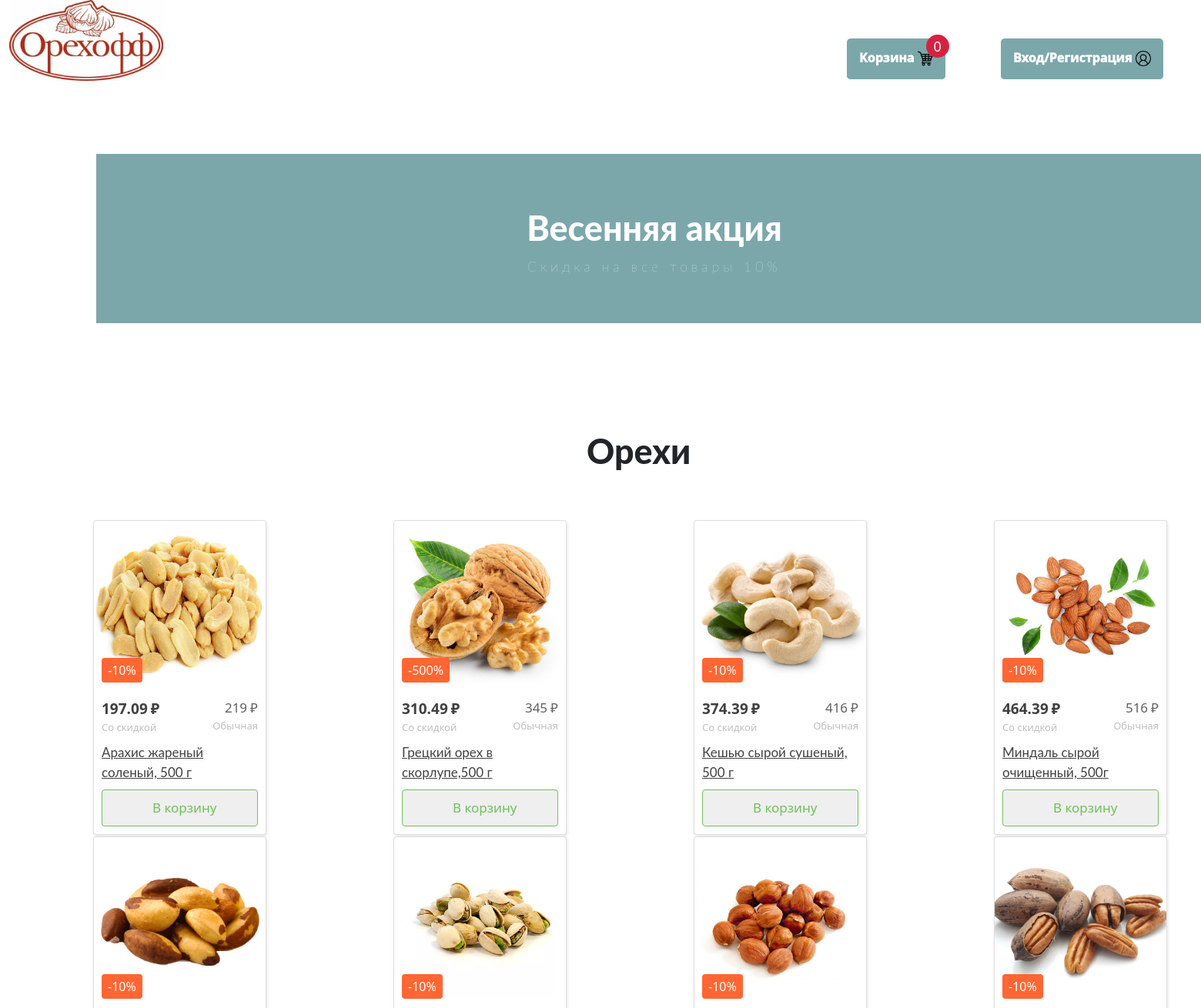
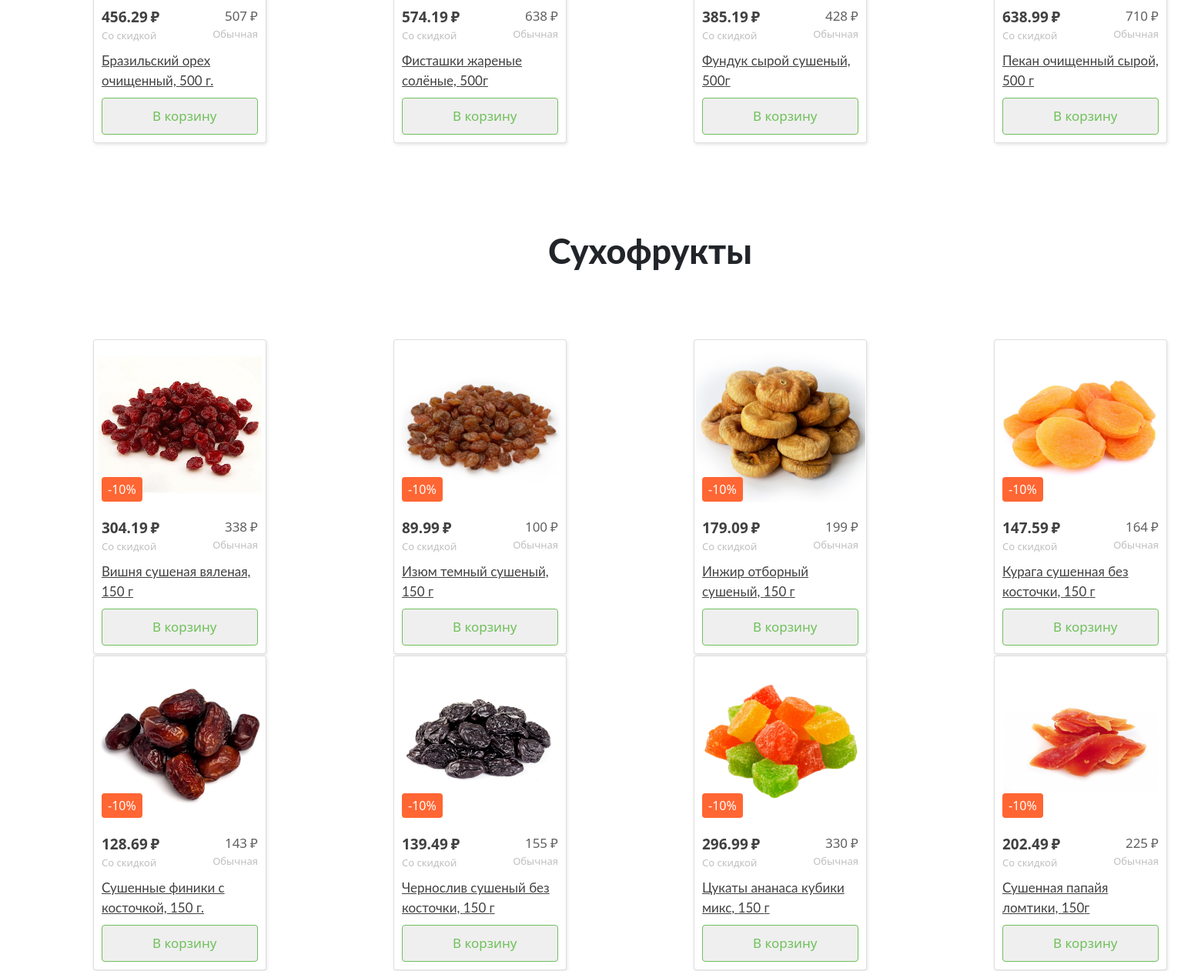
The page / on the database its author committed (2 pictures, top to bottom).
### data/nuts.py (models this page shows)
class Nut(SqlAlchemyBase):
    __tablename__ = 'nuts'
    id = sqlalchemy.Column(sqlalchemy.Integer,
                           primary_key=True, autoincrement=True)
    name = sqlalchemy.Column(sqlalchemy.String)
    price = sqlalchemy.Column(sqlalchemy.Integer)
    mass = sqlalchemy.Column(sqlalchemy.Integer)
    discount_perc = sqlalchemy.Column(sqlalchemy.Integer)

### main.py (the view)
@app.route("/")
def start():
    data0 = nut_info('Арахис')
    data1 = nut_info('Грецкий')
    data2 = nut_info('Кешью')
    data3 = nut_info('Миндаль')
    data4 = nut_info('Бразильский')
    data5 = nut_info('Фисташки')
    data6 = nut_info('Фундук')
    data7 = nut_info('Пекан')
    data8 = nut_info('Вишня')
    data9 = nut_info('Изюм')
    data10 = nut_info('Инжир')
    data11 = nut_info('Курага')
    data12 = nut_info('Финик')
    data13 = nut_info('Чернослив')
    data14 = nut_info('Цукаты')
    data15 = nut_info('Папайя')
    return render_template("main.html",
                           arah_mass=data0[1], arah_salep=data0[3], arah_price=data0[0], arah_sale=data0[2],
                           grez_mass=data1[1], grez_salep=data1[3], grez_price=data1[0], grez_sale=data1[2],
                           kesh_mass=data2[1], kesh_salep=data2[3], kesh_price=data2[0], kesh_sale=data2[2],
                           mind_mass=data3[1], mind_salep=data3[3], mind_price=data3[0], mind_sale=data3[2],
                           braz_mass=data4[1], braz_salep=data4[3], braz_price=data4[0], braz_sale=data4[2],
                           fist_mass=data5[1], fist_salep=data5[3], fist_price=data5[0], fist_sale=data5[2],
                           fund_mass=data6[1], fund_salep=data6[3], fund_price=data6[0], fund_sale=data6[2],
                           peka_mass=data7[1], peka_salep=data7[3], peka_price=data7[0], peka_sale=data7[2],
                           vish_mass=data8[1], vish_salep=data8[3], vish_price=data8[0], vish_sale=data8[2],
                           izum_mass=data9[1], izum_salep=data9[3], izum_price=data9[0], izum_sale=data9[2],
                           inzh_mass=data10[1], inzh_salep=data10[3], inzh_price=data10[0], inzh_sale=data10[2],
                           kura_mass=data11[1], kura_salep=data11[3], kura_price=data11[0], kura_sale=data11[2],
                           fini_mass=data12[1], fini_salep=data12[3], fini_price=data12[0], fini_sale=data12[2],
                           cher_mass=data13[1], cher_salep=data13[3], cher_price=data13[0], cher_sale=data13[2],
                           cuka_mass=data14[1], cuka_salep=data14[3], cuka_price=data14[0], cuka_sale=data14[2],
                           papa_mass=data15[1], papa_salep=data15[3], papa_price=data15[0], papa_sale=data15[2],
                           )

### templates/main.html (shortened to what this page needs)
<!doctype html>
                    <html lang="en">
                      <head>
                        <link rel="stylesheet" href="../static/css/base.css">
                        <link href="https://cdn.jsdelivr.net/npm/bootstrap@5.1.3/dist/css/bootstrap.min.css"
                        rel="stylesheet">
                      </head>
                      <body>
   <div class="container">
     <div class="row">
       <div class="col-4">
         <a href=Orexoff><img src=/static/img/butt_orexoff.png width="200" height="105"></a>
       </div>
       <div class="col">
         <butt2 type="button" onclick="document.location='/Orexof/korzina'">Корзина <img src="/static/img/butt_korzina.png" weight="20" height="20">
         <div class="cart__num" id="cart_num">0</div></butt2>
       </div>
       <div class="col">
         <butt3 type="button" onclick="document.location='/Orexof/login'">Вход/Регистрация <img src="/static/img/butt_profile.png" weight="20" height="20"></butt3>
       </div>
       <section class="header">
    <h1>Весенняя акция</h1>
    <p>Скидка на все товары 10%</p>
     </section>
<h1 class="vir">Орехи</h1>
<table class="tb1">
  <tr>
    <td>
<div class="card">
  <div class="card__top">
    <a href="/Orexoff/araxis" class="card__image">
      <img
        src="/static/img/nut_arahis.jpg"
        alt="Арахис 200гр."
      />
    </a>
    <div class="card__label">-{{arah_sale}}%</div>
  </div>
  <div class="card__bottom">
    <div class="card__prices">
      <div class="card__price card__price--discount">{{arah_salep}}</div>
      <div class="card__price card__price--common">{{arah_price}}</div>
    </div>
    <a href="/Orexoff/araxis" class="card__title">
      Арахис жареный соленый, {{arah_mass}} г
    </a>
    <button class="card__add">В корзину</button>
  </div>
</div>
</td>
<td>
<div class="card">
  <div class="card__top">
    <a href="/Orexof/gretz" class="card__image">
      <img
        src="/static/img/nut_gretskiy.jpg"
        alt="Грецкий орех очищенный без обжарки, 500 г"
      />
    </a>
    <div class="card__label">-{{grez_mass}}%</div>
  </div>
  <div class="card__bottom">
    <div class="card__prices">
      <div class="card__price card__price--discount">{{grez_salep}}</div>
      <div class="card__price card__price--common">{{grez_price}}</div>
    </div>
    <a href="/Orexof/gretz" class="card__title">
      Грецкий орех в скорлупе,{{grez_mass}} г
    </a>
    <button class="card__add">В корзину</button>
  </div>
</div>
</td>
    <td>
<div class="card">
  <div class="card__top">
    <a href="/Orexof/keshy" class="card__image">
      <img
        src="/static/img/nut_keshy.jpg"
        alt="Кешью сырой сушеный, 500 г"
      />
    </a>
    <div class="card__label">-{{kesh_sale}}%</div>
  </div>
  <div class="card__bottom">
    <div class="card__prices">
      <div class="card__price card__price--discount">{{kesh_salep}}</div>
      <div class="card__price card__price--common">{{kesh_price}}</div>
    </div>
    <a href="/Orexof/keshy" class="card__title">
      Кешью сырой сушеный, {{kesh_mass}} г
    </a>
    <button class="card__add">В корзину</button>
  </div>
</div>
</td>
<td>
<div class="card">
  <div class="card__top">
    <a href="/Orexof/mindal" class="card__image">
      <img
        src="/static/img/nut_mindal.jpg"
        alt="Миндаль сырой очищенный 500г"
      />
    </a>
    <div class="card__label">-{{mind_sale}}%</div>
  </div>
  <div class="card__bottom">
    <div class="card__prices">
      <div class="card__price card__price--discount">{{mind_salep}}</div>
      <div class="card__price card__price--common">{{mind_price}}</div>
    </div>
    <a href="/Orexof/mindal" class="card__title">
      Миндаль сырой очищенный, {{mind_mass}}г
    </a>
    <button class="card__add">В корзину</button>
  </div>
</div>
</td>
  </tr>
  <tr>
  <td>
<div class="card">
  <div class="card__top">
    <a href="/Orexof/brazil" class="card__image">
      <img
        src="/static/img/nut_brazil.jpg"
        alt="Бразильский орех очищенный 500 г."
      />
    </a>
    <div class="card__label">-{{braz_sale}}%</div>
  </div>
  <div class="card__bottom">
    <div class="card__prices">
      <div class="card__price card__price--discount">{{braz_salep}}</div>
      <div class="card__price card__price--common">{{braz_price}}</div>
    </div>
    <a href="/Orexof/brazil" class="card__title">
      Бразильский орех очищенный, {{braz_mass}} г.
    </a>
    <button class="card__add">В корзину</button>
  </div>
</div>
</td>
   <td>
<div class="card">
  <div class="card__top">
    <a href="/Orexof/fist" class="card__image">
      <img
        src="/static/img/nut_fistash.jpg"
        alt="Фисташки жареные солёные 500г"
      />
    </a>
    <div class="card__label">-{{fist_sale}}%</div>
  </div>
  <div class="card__bottom">
    <div class="card__prices">
      <div class="card__price card__price--discount">{{fist_salep}}</div>
      <div class="card__price card__price--common">{{fist_price}}</div>
    </div>
    <a href="/Orexof/fist" class="card__title">
      Фисташки жареные солёные, {{fist_mass}}г
    </a>
    <button class="card__add">В корзину</button>
  </div>
</div>
</td>
    <td>
<div class="card">
  <div class="card__top">
    <a href="/Orexof/fund" class="card__image">
      <img
        src="/static/img/nut_funduk.jpg"
        alt="Фундук сырой сушеный, 500г"
      />
    </a>
    <div class="card__label">-{{fund_sale}}%</div>
  </div>
  <div class="card__bottom">
    <div class="card__prices">
      <div class="card__price card__price--discount">{{fund_salep}}</div>
      <div class="card__price card__price--common">{{fund_price}}</div>
    </div>
    <a href="/Orexof/fund" class="card__title">
      Фундук сырой сушеный, {{fund_mass}}г
    </a>
    <button class="card__add">В корзину</button>
  </div>
</div>
</td>
<td>
<div class="card">
  <div class="card__top">
    <a href="/Orexof/pekan" class="card__image">
      <img
        src="/static/img/nut_pekan.jpeg"
        alt="Пекан в скорлупе, 500 г"
      />
    </a>
    <div class="card__label">-{{peka_sale}}%</div>
  </div>
  <div class="card__bottom">
    <div class="card__prices">
      <div class="card__price card__price--discount">{{peka_salep}}</div>
      <div class="card__price card__price--common">{{peka_price}}</div>
    </div>
    <a href="/Orexof/pekan" class="card__title">
     Пекан очищенный сырой, {{peka_mass}} г
    </a>
    <button class="card__add">В корзину</button>
  </div>
</div>
</td>
  </tr>
</table>
<h1 class="vir2">Сухофрукты</h1>
<table class="tb2">
  <tr>
    <td>
<div class="card">
  <div class="card__top">
    <a href="/Orexof/vishnia" class="card__image">
      <img
        src="/static/img/suho_wishnia.webp"
        alt="Вишня сушеная вяленая, 150 г"
      />
    </a>
    <div class="card__label">-{{vish_sale}}%</div>
  </div>
  <div class="card__bottom">
    <div class="card__prices">
      <div class="card__price card__price--discount">{{vish_salep}}</div>
      <div class="card__price card__price--common">{{vish_price}}</div>
    </div>
    <a href="/Orexof/vishnia" class="card__title">
      Вишня сушеная вяленая, {{vish_mass}} г
    </a>
    <button class="card__add">В корзину</button>
  </div>
</div>
</td>
    <td>
<div class="card">
  <div class="card__top">
    <a href="/Orexof/izum" class="card__image">
      <img
        src="/static/img/suho_izum.jpg"
        alt="Изюм темный сушеный, 150 г"
      />
    </a>
    <div class="card__label">-{{izum_sale}}%</div>
  </div>
  <div class="card__bottom">
    <div class="card__prices">
      <div class="card__price card__price--discount">{{izum_salep}}</div>
      <div class="card__price card__price--common">{{izum_price}}</div>
    </div>
    <a href="/Orexof/izum" class="card__title">
      Изюм темный сушеный, {{izum_mass}} г
    </a>
    <button class="card__add">В корзину</button>
  </div>
</div>
</td>
    <td>
<div class="card">
  <div class="card__top">
    <a href="/Orexof/inzhir" class="card__image">
      <img
        src="/static/img/suho_inzir.jpg"
        alt="Инжир отборный сушеный, 150 г"
      />
    </a>
    <div class="card__label">-{{inzh_sale}}%</div>
  </div>
  <div class="card__bottom">
    <div class="card__prices">
      <div class="card__price card__price--discount">{{inzh_salep}}</div>
      <div class="card__price card__price--common">{{inzh_price}}</div>
    </div>
    <a href="/Orexof/inzhir" class="card__title">
      Инжир отборный сушеный, {{inzh_mass}} г
    </a>
    <button class="card__add">В корзину</button>
  </div>
</div>
</td>
<td>
<div class="card">
  <div class="card__top">
    <a href="/Orexof/kuraga" class="card__image">
      <img
        src="/static/img/suho_kuraga.jpg"
        alt="Курага сушенная без косточки, 150 г"
      />
    </a>
    <div class="card__label">-{{kura_sale}}%</div>
  </div>
  <div class="card__bottom">
    <div class="card__prices">
      <div class="card__price card__price--discount">{{kura_salep}}</div>
      <div class="card__price card__price--common">{{kura_price}}</div>
    </div>
    <a href="/Orexof/kuraga" class="card__title">
      Курага сушенная без косточки, {{kura_mass}} г
    </a>
    <button class="card__add">В корзину</button>
  </div>
</div>
</td>
  </tr>
  <tr>
  <td>
<div class="card">
  <div class="card__top">
    <a href="/Orexof/finik" class="card__image">
      <img
        src="/static/img/nut_finiki.jpg"
        alt="Сушенные финики с косточкой, 150г"
      />
    </a>
    <div class="card__label">-{{fini_sale}}%</div>
  </div>
  <div class="card__bottom">
    <div class="card__prices">
      <div class="card__price card__price--discount">{{fini_salep}}</div>
      <div class="card__price card__price--common">{{fini_price}}</div>
    </div>
    <a href="/Orexof/finik" class="card__title">
      Сушенные финики с косточкой, {{fini_mass}} г.
    </a>
    <button class="card__add">В корзину</button>
  </div>
</div>
</td>
   <td>
<div class="card">
  <div class="card__top">
    <a href="/Orexof/chernosliv" class="card__image">
      <img
        src="/static/img/suho_chernosliv.jpg"
        alt="Чернослив сушеный без косточки, 150 г"
      />
    </a>
    <div class="card__label">-{{cher_sale}}%</div>
  </div>
  <div class="card__bottom">
    <div class="card__prices">
      <div class="card__price card__price--discount">{{cher_salep}}</div>
      <div class="card__price card__price--common">{{cher_price}}</div>
    </div>
    <a href="/Orexof/chernosliv" class="card__title">
      Чернослив сушеный без косточки, {{cher_mass}} г
    </a>
    <button class="card__add">В корзину</button>
  </div>
</div>
</td>
    <td>
<div class="card">
  <div class="card__top">
    <a href="/Orexof/cukati" class="card__image">
      <img
        src="/static/img/suho_tsukati.jpg"
        alt="Цукаты ананаса кубики микс, 150г"
      />
    </a>
    <div class="card__label">-{{cuka_sale}}%</div>
  </div>
  <div class="card__bottom">
    <div class="card__prices">
      <div class="card__price card__price--discount">{{cuka_salep}}</div>
      <div class="card__price card__price--common">{{cuka_price}}</div>
    </div>
    <a href="/Orexof/cukati" class="card__title">
      Цукаты ананаса кубики микс, {{cuka_mass}} г
    </a>
    <button class="card__add">В корзину</button>
  </div>
</div>
</td>
<td>
<div class="card">
  <div class="card__top">
    <a href="/Orexof/papya" class="card__image">
      <img
        src="/static/img/suho_papaiya.jpg"
        alt="Сушенная папайя ломтики, 150г"
      />
    </a>
    <div class="card__label">-{{papa_sale}}%</div>
  </div>
  <div class="card__bottom">
    <div class="card__prices">
      <div class="card__price card__price--discount">{{papa_salep}}</div>
      <div class="card__price card__price--common">{{papa_price}}</div>
    </div>
    <a href="/Orexof/papya" class="card__title">
    Сушенная папайя ломтики, {{papa_mass}}г
    </a>
    <button class="card__add">В корзину</button>
  </div>
</div>
</td>
  </tr>
</table>
        </body>
                    </html>

### rows shown on the page
Nut: mass "500"
Nut: mass "500", price "345"
Nut: price "416", mass "500"
Nut: price "516", mass "500"
Nut: price "507", mass "500"
Nut: price "638", mass "500"
Nut: price "428", mass "500"
Nut: price "710", mass "500"
Nut: price "338"
Nut: price "330"

### other values the page prints
{{ arah_sale }} "10"
{{ arah_salep }} "197.09"
{{ arah_price }} "219"
{{ grez_salep }} "310.49"
{{ kesh_sale }} "10"
{{ kesh_salep }} "374.39"
{{ mind_sale }} "10"
{{ mind_salep }} "464.39"
{{ braz_sale }} "10"
{{ braz_salep }} "456.29"
{{ fist_sale }} "10"
{{ fist_salep }} "574.19"
{{ fund_sale }} "10"
{{ fund_salep }} "385.19"
{{ peka_sale }} "10"
